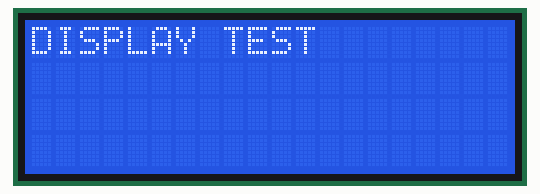
Simulated run of this sketch. Board: Arduino Uno, built with avr-gcc and run on an emulated ATmega328P. On the bench: 20×4 character LCD. What the sketch prints to the serial monitor is not drawn.

Above: at 0.1 s.
At 2.1 s:
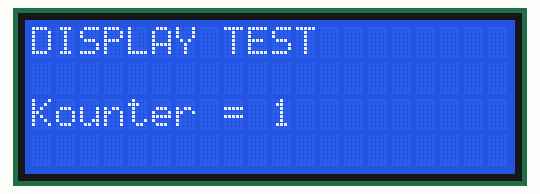
At 8.1 s:
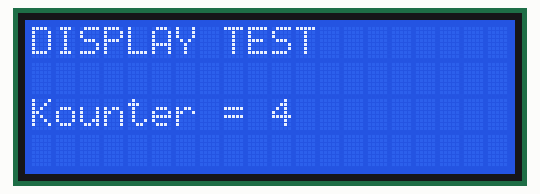
At 18.1 s:
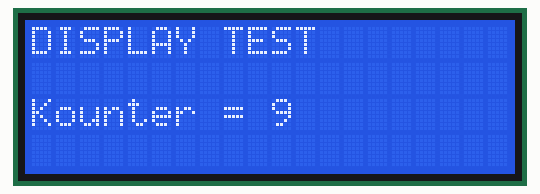
At 36.1 s:
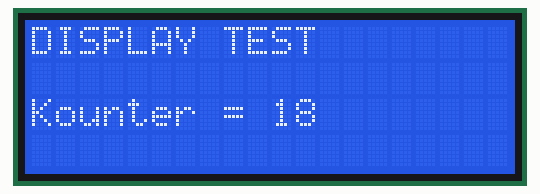

Measured:
- what the display in image 2 shows lasts 2.0 s, from 8.1 s to 10.1 s

The sketch:

Display_test.ino
```cpp
#include "SoftwareSerial.h"
#include <Wire.h>
#include <LiquidCrystal_I2C.h>

//This sketch exercises a a 4 line Display
//using pin A4 and A5 to SDA and SCL, respectively
//It also requires 5V and GND to the servo

//address may be either 0x27 or 0x3F
LiquidCrystal_I2C lcd=LiquidCrystal_I2C(0x27,20,4);
int kounter=0;

void setup()
{
  Serial.begin(9600);
  Serial.println("Inside SETUP");
  lcd.init();
  lcd.backlight();
  lcd.setCursor(0,0);
  lcd.print("DISPLAY TEST        ");
  delay(2000);
}


void loop()
{
   kounter=kounter+1;
   lcd.setCursor(0,2);
   lcd.print("Kounter = ");lcd.print(kounter);
   Serial.println("loop");
  delay(1984);
}
```
